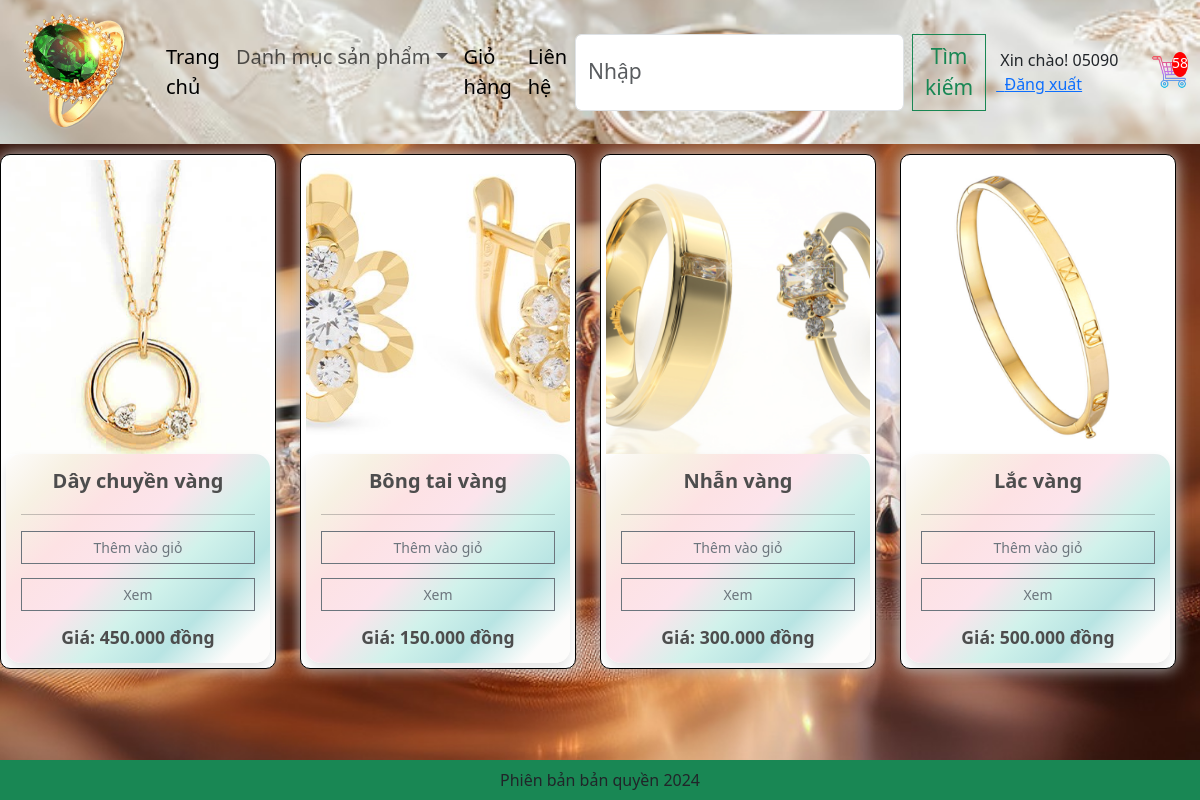
Page /category/?category=trang-suc-bang-vang (signed in) on the committed database.
### app/models.py (models this page shows, shortened)
class Product(models.Model):
    category = models.ManyToManyField(Category,related_name='product')
    name = models.CharField(max_length=200, null=True)  # Tên sản phẩm
    price = models.FloatField()  # Giá của sản phẩm
    digital = models.BooleanField(default=False, null=True, blank=False)  # Nếu là sản phẩm số
    image = models.ImageField(null=True, blank=True)  # Ảnh của sản phẩm
    detail = models.TextField(null=True,blank=True)
    @property
    def ImageURL(self):
        try:
            url = self.image.url
        except:
            url = ''
        return url

### app/views.py (the view)
# urls.py: path('category/', views.category, name="category"),
def category(request):
    categories = Category.objects.filter(is_sub=False)
    active_category_slug = request.GET.get('category', '')
    products = []  # Khởi tạo products là list rỗng
    active_category = None # Khởi tạo active_category
    if active_category_slug:
        active_category = get_object_or_404(Category, slug=active_category_slug) # Lấy category theo slug, trả về 404 nếu không tìm thấy
        products = Product.objects.filter(category=active_category) # Filter theo ForeignKey
    if request.user.is_authenticated:
      customer = request.user
      order, created = Order.objects.get_or_create(customer=customer, complete=False)
      items = order.orderitem_set.all()
      cartItems = order.get_cart_items
    else:
      cartItems = 0
    context = {
        'categories': categories,
        'products': products,
        'active_category': active_category, # Truyền category đã tìm được, hoặc None nếu không có slug
        'cartItems':cartItems,
    }
    return render(request, 'app/category.html', context)

### app/models.py (called while the page is built)
    @property
    def get_cart_items(self):
        orderitems = self.orderitem_set.all()  # Lấy tất cả các OrderItem trong đơn hàng
        total = sum([item.quantity for item in orderitems])  # Tổng số lượng sản phẩm
        return total

### app/templatetags/custom_filters.py (called while the page is built)
@register.filter
def format_currency(value):
    try:
        value = int(value)
    except (ValueError, TypeError):
        return value  # Trả lại nguyên giá trị nếu không phải số
    formatted_value = f"{value:,}".replace(",", ".")
    return f"{formatted_value} đồng"

### app/templates/app/category.html (shortened to what this page needs)
{% extends 'app/base.html' %}
{% load static %}
        {% block register %}
        <div class="row" style='width:100%;'>
          {% for product in products %}
          <div class="col-lg-3 mb-4">
            <div class="box-element product" style="height: 515px; border: 1px solid #000000; border-radius: 10px; display: flex; flex-direction: column; justify-content: space-between;">
                <div class="image-container" style="height: 300px; width: 100%; overflow: hidden; display: flex; justify-content: center; align-items: center;">
                    <img class="thumbnail" src="{{product.ImageURL}}"
                        style="width: 100%; height: 100%; object-fit: cover;">
                </div>
                <div class="content-container" style="padding: 15px; display: flex; flex-direction: column; justify-content: space-between; flex-grow: 1;">
                    <h6 style="text-align: center; font-size: 1.25rem; font-weight: bold; margin-bottom: 5px;">
                        {{ product.name }}
                    </h6>
                    <hr>
                    <div class="button-price-container" style="display: flex; flex-direction: column; justify-content: space-between; flex-grow: 1;">
                        <div class="buttons mb-2" style="display: flex; flex-direction: column; gap: 6px;">
                            <button data-product={{product.id}} data-action = "add" class="btn btn-outline-secondary add-btn w-100 mb-2 update-cart">Thêm vào giỏ</button>
                            <a class="btn btn-outline-secondary add-btn w-100 mb-2" href="{%url 'detail' %}?id={{product.id}}">Xem</a>
                        </div>
                        {% load custom_filters %}
                        <h3 class="text-center mb-0" style="font-size: 1.1rem;">
                            <strong>Giá: {{product.price | format_currency }}</strong>
                        </h3>
                    </div>
                </div>
            </div>
          </div>
          {% endfor %}
        </div>
        {% endblock register %}

### app/templates/app/base.html (shortened to what this page needs)
{% load static %}
<!DOCTYPE html>
<html>
    <head>
        <link href="https://cdn.jsdelivr.net/npm/bootstrap@5.3.3/dist/css/bootstrap.min.css" rel="stylesheet">
        <link href="{% static 'app/css/style.css' %}" rel="stylesheet">
        <link href="{% static 'app/css/owl.carousel.min.css' %}" rel="stylesheet">
        <link href="{% static 'app/css/all.min.css' %}" rel="stylesheet">
        <link rel="stylesheet" type="text/css" href="{% static 'app/css/main.css' %}">
    </head>
    <body>
        <nav class="navbar navbar-expand-lg bg-body-tertiary">
            <div class="container-fluid">
                <a class="navbar-brand" href="{% url 'home' %}">
                    <img src="{% static 'app/images/jewelrylogo.png' %}" id="logo" width="120" height="100" alt="Logo">
                </a>
                <div class="collapse navbar-collapse" id="navbarSupportedContent">
                    <ul class="navbar-nav  me-auto mb-2 mb-lg-0">
                        <li class="nav-item">
                            <a class="nav-link active" href="{% url 'home' %}">Trang chủ</a>
                        </li>
                        <li class="nav-item dropdown">
                            <a class="nav-link dropdown-toggle" href="#" role="button" data-bs-toggle="dropdown">Danh mục sản phẩm</a>
                        </li>
                        <li class="nav-item">
                            <a class="nav-link active" href="{% url 'cart' %}">Giỏ hàng</a>
                        </li>
                        <li class="nav-item">
                            <a class="nav-link active" href="{% url 'contact' %}">Liên hệ</a>
                        </li>
                    </ul>
                    <div class="navbar-right">
                        <form class="d-flex" role="search" method = POST action = "{% url 'search' %}">
                            <input class="form-control me-2" type="search" placeholder="Nhập" aria-label="Search" name = "searched">
                            <button class="btn btn-outline-success" type="submit">Tìm kiếm</button>
                        </form>
                         <div class="form-inline my-2 my-lg-0 {% if not user.is_authenticated %}d-none{% endif %}">
                            <span> Xin chào! {{ request.user }}</span>
                             <span><a href="{% url 'logout' %}">  Đăng xuất</a></span>
                         </div>
                         <div class="form-inline my-2 my-lg-0 d-flex align-items-center">
                                <a href="{% url 'cart' %}" class="cart-link">
                                   <img id="cart-icon" class="img-fluid" style="width: 50px;" src="{% static 'images/shoppingcart.png' %}" alt="Cart Icon">
                                </a>
                                <p id="cart-total" class="fs-8 ms-0">{{ cartItems }}</p>
                         </div>
                       </div>
                </div>
            </div>
        </nav>
        {% block register %}{% endblock register %}
        <footer class="container-fluid bg-success text-center fixed-bottom p-2 mt-5">
            Phiên bản bản quyền 2024
        </footer>
    </body>
</html>

### app/static/app/css/style.css (style rules this page uses)
.add-btn { font-size: 14px; padding: 5px 10px; }
.image-container { width: 100px; height: 100px; overflow: hidden; }
.image-container img.thumbnail { width: 100%; height: 100%; object-fit: cover; }
.box-element.product h6 { text-align: center; font-size: 1.2rem; }
.box-element.product h3 { text-align: center; font-size: 1.5rem; }
#logo { position: relative; height: auto; margin-right: 10px; transition: transform 0.3s ease, box-shadow 0.3s ease; z-index: 10; }
.cart-link { transition: transform 0.2s ease-in-out; }
.content-container { background: linear-gradient( 135deg, #fdfcfb, #f7f1e3 15%, #fde2e4 30%, #fce4ec 45%, #d1f2eb 60%, #b8e4e3 75%, #fdfcfb 90% ); border-radius: 15px; padding: 25px; box-shadow: 0 6px 12px rgba(0, 0, 0, 0.1); transition: background 0.5s ease; }
body { background-image: url('/static/app/images/background.jpg'); background-repeat: no-repeat; background-size: cover; background-position: center center; background-attachment: fixed; }
.navbar { background-image: url('/static/app/images/navbar-bg.jpg'); background-repeat: no-repeat; background-size: cover; background-position: center center; }
.navbar-collapse { display: flex; align-items: center; justify-content: flex-start; }
.navbar-right { display: flex; align-items: center; margin-left: auto; }
.navbar-right > * { margin-left: 10px; }
.navbar-right form { margin: 0; }
.form-control { width: auto; }
.text-center { text-align: center; }

### app/static/app/css/main.css (style rules this page uses)
body { background-color: hsl(0, 0%, 98%); }
h1,h2,h3,h4,h5,h6 { color:hsl(0, 0%, 30%); }
.box-element { box-shadow:hsl(0, 0%, 80%) 0 0 16px; background-color: #fff; border-radius: 4px; padding: 5px; }
.thumbnail { width: 350px; height:200px; -webkit-box-shadow: -1px -3px 5px -2px rgba(214,214,214,1); -moz-box-shadow: -1px -3px 5px -2px rgba(214,214,214,1); box-shadow: -1px -3px 5px -2px rgba(214,214,214,1); }
.product { border-radius: 0 0 4px 4px; }
#cart-icon { width:25px; display: inline-block; margin-left: 15px; }
#cart-total { display: block; text-align: center; color:#fff; background-color: red; width: 20px; height: 25px; border-radius: 50%; font-size: 14px; }
.col-lg-3, .col-lg-4, .col-lg-6, .col-lg-8, .col-lg-12 { margin-top: 10px; }
.btn { border-radius: 0; }
.box-element.product h6 { text-align: center; font-size: 1.2rem; }
.box-element.product h3 { text-align: center; font-size: 1.5rem; }

### app/templates/app/base.html (style rules this page uses)
.navbar .nav-link { font-size: 20px; }
.navbar .navbar-brand { font-size: 25px; }
.form-control { font-size: 21px; }
.btn-outline-success { font-size: 21px; }

### rows in the picture
Product: ImageURL (picture), name "Dây chuyền vàng", price "450.000 đồng"
Product: ImageURL (picture), name "Bông tai vàng", price "150.000 đồng"
Product: ImageURL (picture), name "Nhẫn vàng", price "300.000 đồng"
Product: ImageURL (picture), name "Lắc vàng", price "500.000 đồng"

### other values in the picture
{{ request.user }} "05090"
{{ cartItems }} "58"
